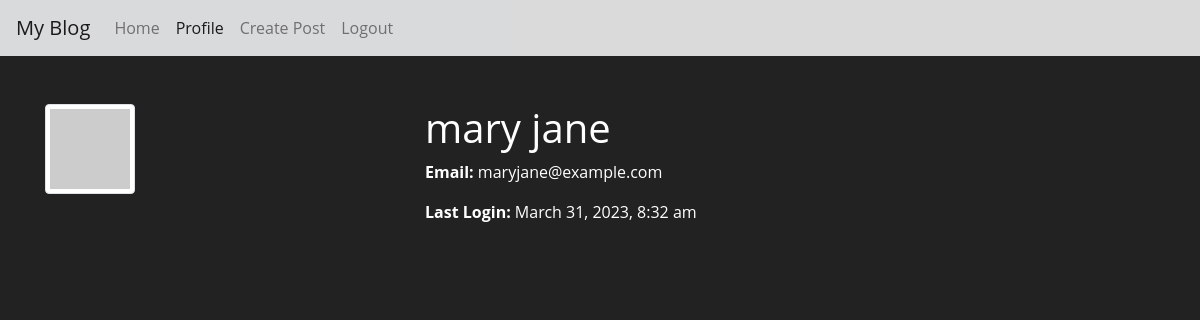
The app's page /profile.php (signed in) with its own data.
### tables this page shows
CREATE TABLE `users` (
  `id` int(11) NOT NULL,
  `names` varchar(30) DEFAULT NULL,
  `email` varchar(30) DEFAULT NULL,
  `phone` varchar(30) DEFAULT NULL,
  `password` varchar(80) DEFAULT NULL,
  `profilePhoto` varchar(80) DEFAULT NULL,
  `createdAt` timestamp NOT NULL DEFAULT current_timestamp() ON UPDATE current_timestamp(),
  `lastLogin` timestamp NOT NULL DEFAULT current_timestamp()
);

### profile.php (the view, shortened to what this page needs)
<?php
try {
    $conn = getDB();
    $stmt = $conn->prepare("SELECT * FROM users WHERE id = :userid");
    $stmt->bindParam(':userid', $_SESSION['user']['id']);
    $stmt->execute();
    $user = $stmt->fetch(PDO::FETCH_ASSOC);
    if ($user && is_array($user)) {
        $email = isset($user['email']) ? $user['email'] : "N/A";
    } else {
        $email = "N/A";
        $lastLogin = "N/A";
    }
    $avatar_url = "https://www.gravatar.com/avatar/" . md5(strtolower(trim($email))) . "?s=200&d=identicon";
} catch(PDOException $e) {
    echo "Error: " . $e->getMessage();
}
?>
<!DOCTYPE html>
<html>
<head>
    <link rel="stylesheet" href="https://maxcdn.bootstrapcdn.com/bootstrap/4.0.0/css/bootstrap.min.css">
    <link rel="stylesheet" href="https://maxcdn.bootstrapcdn.com/font-awesome/4.7.0/css/font-awesome.min.css">
    <link rel="stylesheet" href="style.css">
</head>
<body>
<nav class="navbar navbar-expand-lg navbar-light bg-light">
    <a class="navbar-brand" href="#">My Blog</a>
    <div class="collapse navbar-collapse" id="navbarNav">
        <ul class="navbar-nav">
            <li class="nav-item">
                <a class="nav-link" href="home.php">Home</a>
            </li>
            <li class="nav-item active">
                <a class="nav-link" href="#">Profile <span class="sr-only">(current)</span></a>
            </li>
            <li class="nav-item">
                <a class="nav-link" href="create_post.php">Create Post</a>
            </li>
            <li class="nav-item">
                <a class="nav-link" href="logout.php">Logout</a>
            </li>
        </ul>
    </div>
</nav>
<div class="container mt-5">
    <div class="row">
        <div class="col-md-4">
            <img src="<?php echo $avatar_url ?>" alt="Avatar" class="img-thumbnail">
        </div>
        <div class="col-md-8">
            <h1><?php echo $user['names'] ?></h1>
            <p><strong>Email:</strong> <?php echo $user['email'] ?></p>
            <p><strong>Last Login:</strong> <?php echo date('F j, Y, g:i a', strtotime($user['lastLogin'])) ?></p>
        </div>
    </div>
</div>
</body>
</html>

### style.css (style rules this page uses)
body { font-family: 'Open Sans', sans-serif; background: #222; background-image: url('https://source.unsplash.com/1600x900/?sunset'); }
h1, h2, h3, p, label, .footer-copyright { color: white; }
.navbar { background: #C0C0C0; opacity: 86%; }

### records on screen
users: names "mary jane", email "maryjane@example.com", lastLogin "March 31, 2023, 8:32 am"
